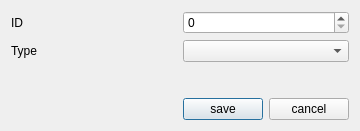
<?xml version="1.0" encoding="UTF-8"?>
<ui version="4.0">
 <class>TrajEdtDlg</class>
 <widget class="QDialog" name="TrajEdtDlg">
  <property name="geometry">
   <rect>
    <x>0</x>
    <y>0</y>
    <width>360</width>
    <height>131</height>
   </rect>
  </property>
  <property name="windowTitle">
   <string>trajectory point value</string>
  </property>
  <layout class="QVBoxLayout" name="verticalLayout">
   <item>
    <layout class="QVBoxLayout" name="verticalLayout_2" stretch="0,1,0">
     <item>
      <layout class="QGridLayout" name="gridLayout" rowstretch="0,0">
       <item row="1" column="1">
        <widget class="QComboBox" name="mCmbBikeType"/>
       </item>
       <item row="0" column="1">
        <widget class="QSpinBox" name="mSpinID"/>
       </item>
       <item row="0" column="0">
        <widget class="QLabel" name="label">
         <property name="text">
          <string>ID</string>
         </property>
        </widget>
       </item>
       <item row="1" column="0">
        <widget class="QLabel" name="label_2">
         <property name="text">
          <string>Type</string>
         </property>
        </widget>
       </item>
      </layout>
     </item>
     <item>
      <spacer name="verticalSpacer">
       <property name="orientation">
        <enum>Qt::Vertical</enum>
       </property>
       <property name="sizeHint" stdset="0">
        <size>
         <width>20</width>
         <height>50</height>
        </size>
       </property>
      </spacer>
     </item>
     <item>
      <layout class="QHBoxLayout" name="horizontalLayout" stretch="1,0,0">
       <item>
        <spacer name="horizontalSpacer">
         <property name="orientation">
          <enum>Qt::Horizontal</enum>
         </property>
         <property name="sizeHint" stdset="0">
          <size>
           <width>40</width>
           <height>20</height>
          </size>
         </property>
        </spacer>
       </item>
       <item>
        <widget class="QPushButton" name="mBtSave">
         <property name="text">
          <string>save</string>
         </property>
        </widget>
       </item>
       <item>
        <widget class="QPushButton" name="mBtCancel">
         <property name="text">
          <string>cancel</string>
         </property>
        </widget>
       </item>
      </layout>
     </item>
    </layout>
   </item>
  </layout>
 </widget>
 <resources/>
 <connections/>
</ui>
